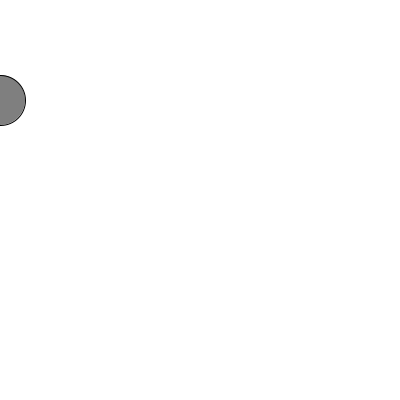
Frame 1 (no input)
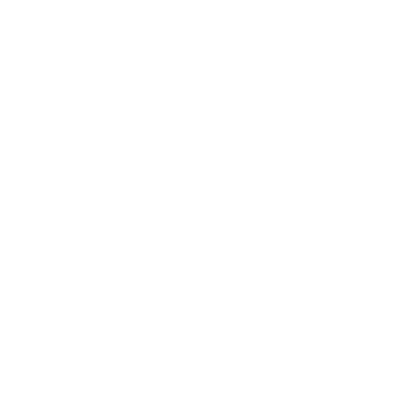
Frame 60 (the mouse pressed at the canvas centre just before this capture)
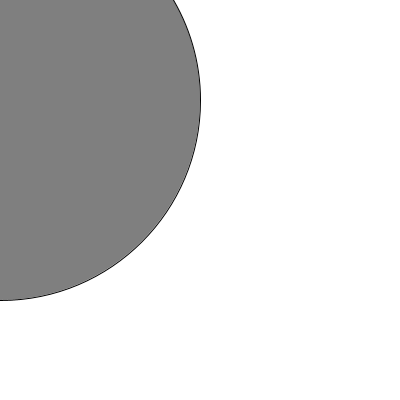
Frame 120 (the mouse held since frame 60 and released just before this capture)

The Processing sketch that drew these frames (run headless with seeded random() and noise(); from frame 60 on, the mouse is pressed at the canvas centre):

// Processing sketch: circleGrowing
// ── circleGrowing.pde
int circleX = 0;
int circleY = 100;
int d = 50;

void setup(){
  size(400,400);
  ellipseMode(CENTER);
}


void draw(){
    background(255);
    stroke(0);
    fill(127);
    ellipse(circleX, circleY, d,d);
    //circleX = circleX + 1;
    //circleY = circleY + 1;
    //d = d + 5;
    d = mouseX + mouseY;
}
